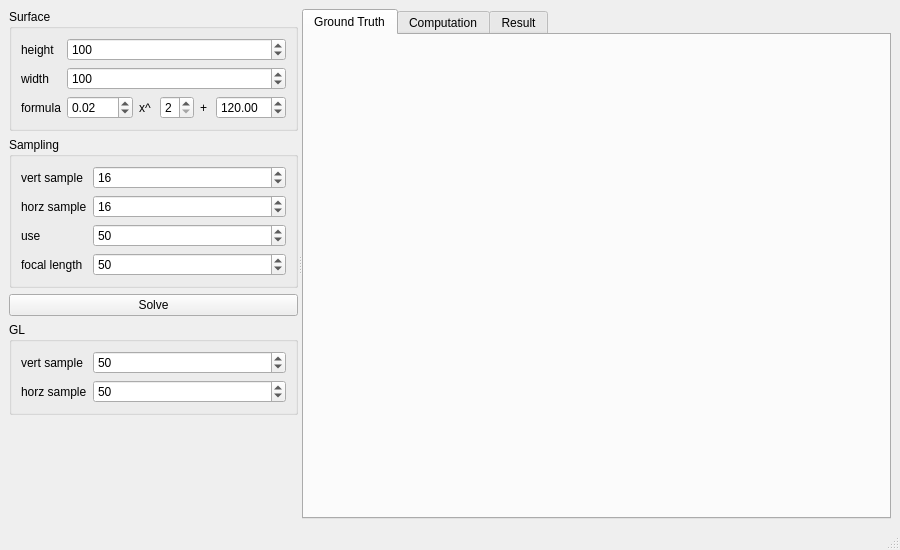
<?xml version="1.0" encoding="UTF-8"?>
<ui version="4.0">
 <class>MainWindow</class>
 <widget class="QMainWindow" name="MainWindow">
  <property name="geometry">
   <rect>
    <x>0</x>
    <y>0</y>
    <width>900</width>
    <height>550</height>
   </rect>
  </property>
  <property name="windowTitle">
   <string>shape-from-template demo</string>
  </property>
  <widget class="QWidget" name="centralwidget">
   <layout class="QVBoxLayout" name="verticalLayout_2">
    <item>
     <widget class="QSplitter" name="splitter">
      <property name="minimumSize">
       <size>
        <width>700</width>
        <height>400</height>
       </size>
      </property>
      <property name="orientation">
       <enum>Qt::Horizontal</enum>
      </property>
      <widget class="QWidget" name="verticalLayoutWidget">
       <layout class="QVBoxLayout" name="verticalLayout">
        <property name="sizeConstraint">
         <enum>QLayout::SetDefaultConstraint</enum>
        </property>
        <item>
         <widget class="QGroupBox" name="groupBox">
          <property name="title">
           <string>Surface</string>
          </property>
          <layout class="QFormLayout" name="formLayout_3">
           <item row="0" column="0">
            <widget class="QLabel" name="label">
             <property name="text">
              <string>height</string>
             </property>
            </widget>
           </item>
           <item row="0" column="1">
            <widget class="QSpinBox" name="sbHeight">
             <property name="minimum">
              <number>10</number>
             </property>
             <property name="maximum">
              <number>1000</number>
             </property>
             <property name="value">
              <number>100</number>
             </property>
            </widget>
           </item>
           <item row="1" column="0">
            <widget class="QLabel" name="label_2">
             <property name="text">
              <string>width</string>
             </property>
            </widget>
           </item>
           <item row="1" column="1">
            <widget class="QSpinBox" name="sbWidth">
             <property name="minimum">
              <number>10</number>
             </property>
             <property name="maximum">
              <number>1000</number>
             </property>
             <property name="value">
              <number>100</number>
             </property>
            </widget>
           </item>
           <item row="2" column="0">
            <widget class="QLabel" name="label_3">
             <property name="text">
              <string>formula</string>
             </property>
            </widget>
           </item>
           <item row="2" column="1">
            <layout class="QHBoxLayout" name="horizontalLayout_2">
             <item>
              <widget class="QDoubleSpinBox" name="sbCoefX">
               <property name="sizePolicy">
                <sizepolicy hsizetype="Minimum" vsizetype="Fixed">
                 <horstretch>1</horstretch>
                 <verstretch>0</verstretch>
                </sizepolicy>
               </property>
               <property name="minimumSize">
                <size>
                 <width>60</width>
                 <height>0</height>
                </size>
               </property>
               <property name="minimum">
                <double>-99.989999999999995</double>
               </property>
               <property name="singleStep">
                <double>0.010000000000000</double>
               </property>
               <property name="value">
                <double>0.020000000000000</double>
               </property>
              </widget>
             </item>
             <item>
              <widget class="QLabel" name="label_4">
               <property name="minimumSize">
                <size>
                 <width>15</width>
                 <height>0</height>
                </size>
               </property>
               <property name="maximumSize">
                <size>
                 <width>15</width>
                 <height>16777215</height>
                </size>
               </property>
               <property name="text">
                <string>x^</string>
               </property>
              </widget>
             </item>
             <item>
              <widget class="QSpinBox" name="sbPowX">
               <property name="minimum">
                <number>2</number>
               </property>
               <property name="maximum">
                <number>3</number>
               </property>
              </widget>
             </item>
             <item>
              <widget class="QLabel" name="label_5">
               <property name="minimumSize">
                <size>
                 <width>10</width>
                 <height>0</height>
                </size>
               </property>
               <property name="maximumSize">
                <size>
                 <width>10</width>
                 <height>16777215</height>
                </size>
               </property>
               <property name="text">
                <string>+</string>
               </property>
              </widget>
             </item>
             <item>
              <widget class="QDoubleSpinBox" name="sbCoefC">
               <property name="sizePolicy">
                <sizepolicy hsizetype="Minimum" vsizetype="Fixed">
                 <horstretch>1</horstretch>
                 <verstretch>0</verstretch>
                </sizepolicy>
               </property>
               <property name="minimumSize">
                <size>
                 <width>70</width>
                 <height>0</height>
                </size>
               </property>
               <property name="minimum">
                <double>-9999.000000000000000</double>
               </property>
               <property name="maximum">
                <double>9999.000000000000000</double>
               </property>
               <property name="singleStep">
                <double>10.000000000000000</double>
               </property>
               <property name="value">
                <double>120.000000000000000</double>
               </property>
              </widget>
             </item>
            </layout>
           </item>
          </layout>
         </widget>
        </item>
        <item>
         <widget class="QGroupBox" name="groupBox_2">
          <property name="title">
           <string>Sampling</string>
          </property>
          <layout class="QFormLayout" name="formLayout_2">
           <item row="2" column="0">
            <widget class="QLabel" name="label_7">
             <property name="text">
              <string>use</string>
             </property>
            </widget>
           </item>
           <item row="2" column="1">
            <widget class="QSpinBox" name="sbNumSample">
             <property name="minimum">
              <number>10</number>
             </property>
             <property name="value">
              <number>50</number>
             </property>
            </widget>
           </item>
           <item row="3" column="0">
            <widget class="QLabel" name="label_6">
             <property name="text">
              <string>focal length</string>
             </property>
            </widget>
           </item>
           <item row="3" column="1">
            <widget class="QSpinBox" name="sbFocal">
             <property name="minimum">
              <number>1</number>
             </property>
             <property name="maximum">
              <number>99999</number>
             </property>
             <property name="singleStep">
              <number>10</number>
             </property>
             <property name="value">
              <number>50</number>
             </property>
            </widget>
           </item>
           <item row="0" column="0">
            <widget class="QLabel" name="label_8">
             <property name="text">
              <string>vert sample</string>
             </property>
            </widget>
           </item>
           <item row="0" column="1">
            <widget class="QSpinBox" name="sbNumVertSamp">
             <property name="minimum">
              <number>2</number>
             </property>
             <property name="maximum">
              <number>999</number>
             </property>
             <property name="value">
              <number>16</number>
             </property>
            </widget>
           </item>
           <item row="1" column="0">
            <widget class="QLabel" name="label_9">
             <property name="text">
              <string>horz sample</string>
             </property>
            </widget>
           </item>
           <item row="1" column="1">
            <widget class="QSpinBox" name="sbNumHorSamp">
             <property name="minimum">
              <number>2</number>
             </property>
             <property name="maximum">
              <number>999</number>
             </property>
             <property name="value">
              <number>16</number>
             </property>
            </widget>
           </item>
          </layout>
         </widget>
        </item>
        <item>
         <widget class="QPushButton" name="btnSolve">
          <property name="text">
           <string>Solve</string>
          </property>
         </widget>
        </item>
        <item>
         <widget class="QGroupBox" name="groupBox_3">
          <property name="title">
           <string>GL</string>
          </property>
          <layout class="QFormLayout" name="formLayout">
           <item row="0" column="0">
            <widget class="QLabel" name="label_10">
             <property name="text">
              <string>vert sample</string>
             </property>
            </widget>
           </item>
           <item row="0" column="1">
            <widget class="QSpinBox" name="sbGlSampY">
             <property name="minimum">
              <number>10</number>
             </property>
             <property name="maximum">
              <number>999</number>
             </property>
             <property name="value">
              <number>50</number>
             </property>
            </widget>
           </item>
           <item row="1" column="1">
            <widget class="QSpinBox" name="sbGlSampX">
             <property name="minimum">
              <number>10</number>
             </property>
             <property name="maximum">
              <number>999</number>
             </property>
             <property name="value">
              <number>50</number>
             </property>
            </widget>
           </item>
           <item row="1" column="0">
            <widget class="QLabel" name="label_11">
             <property name="text">
              <string>horz sample</string>
             </property>
            </widget>
           </item>
          </layout>
         </widget>
        </item>
        <item>
         <spacer name="verticalSpacer">
          <property name="orientation">
           <enum>Qt::Vertical</enum>
          </property>
          <property name="sizeHint" stdset="0">
           <size>
            <width>20</width>
            <height>40</height>
           </size>
          </property>
         </spacer>
        </item>
       </layout>
      </widget>
      <widget class="QTabWidget" name="tabWidget">
       <property name="sizePolicy">
        <sizepolicy hsizetype="Expanding" vsizetype="Expanding">
         <horstretch>1</horstretch>
         <verstretch>1</verstretch>
        </sizepolicy>
       </property>
       <property name="minimumSize">
        <size>
         <width>0</width>
         <height>0</height>
        </size>
       </property>
       <property name="currentIndex">
        <number>0</number>
       </property>
       <widget class="QWidget" name="tab">
        <attribute name="title">
         <string>Ground Truth</string>
        </attribute>
        <layout class="QVBoxLayout" name="verticalLayout_3">
         <item>
          <widget class="QWidget" name="glGroundTruth" native="true">
           <property name="sizePolicy">
            <sizepolicy hsizetype="Expanding" vsizetype="Expanding">
             <horstretch>1</horstretch>
             <verstretch>1</verstretch>
            </sizepolicy>
           </property>
          </widget>
         </item>
        </layout>
       </widget>
       <widget class="QWidget" name="tab_2">
        <attribute name="title">
         <string>Computation</string>
        </attribute>
        <layout class="QHBoxLayout" name="horizontalLayout">
         <item>
          <widget class="QWidget" name="mplData" native="true"/>
         </item>
        </layout>
       </widget>
       <widget class="QWidget" name="tab_3">
        <attribute name="title">
         <string>Result</string>
        </attribute>
        <layout class="QHBoxLayout" name="horizontalLayout_3">
         <item>
          <widget class="QWidget" name="glResult" native="true">
           <property name="sizePolicy">
            <sizepolicy hsizetype="Expanding" vsizetype="Expanding">
             <horstretch>1</horstretch>
             <verstretch>1</verstretch>
            </sizepolicy>
           </property>
           <property name="minimumSize">
            <size>
             <width>400</width>
             <height>300</height>
            </size>
           </property>
          </widget>
         </item>
        </layout>
       </widget>
      </widget>
     </widget>
    </item>
   </layout>
  </widget>
  <widget class="QMenuBar" name="menubar">
   <property name="geometry">
    <rect>
     <x>0</x>
     <y>0</y>
     <width>900</width>
     <height>22</height>
    </rect>
   </property>
  </widget>
  <widget class="QStatusBar" name="statusbar"/>
 </widget>
 <resources/>
 <connections/>
</ui>
